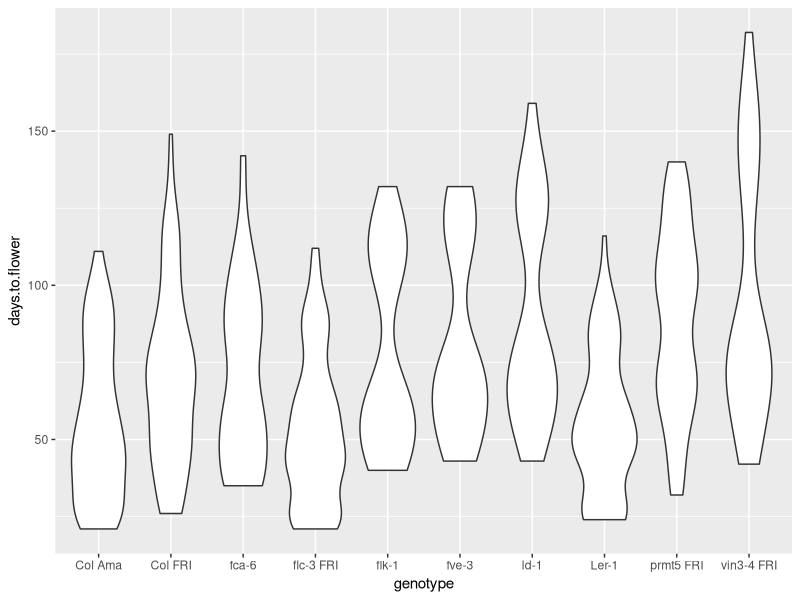

Reproduce this figure in R.
## ---- chunk 1
knitr::opts_chunk$set(echo = TRUE)
## ---- chunk 2
library(tidyverse)
expt1 <- read_tsv("../data/burghardt_et_al_2015_expt1.txt")
## ---- chunk 3
ggplot(expt1, aes(genotype, days.to.flower)) +
  geom_violin()
## ---- chunk 4
#Il est aussi possible d'utiliser une densité ou un histogramme
